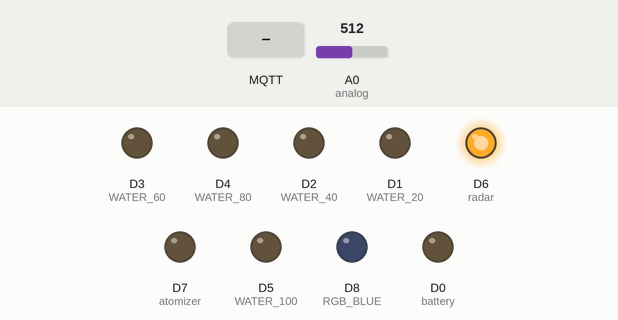
Bench run of a sketch on a simulated ESP8266 (NodeMCU). On the bench: output pins drawn as LEDs (lit = HIGH). The inputs (shaded band) are chosen by the test bench; at power-on: A0 (analog) = 512. WiFi joins after 1.5 s; servers stay silent unless stated; no MQTT or app messages arrive unless stated; what the sketch prints to the serial monitor is not drawn.

Above: at 12.7 s.
12.8 s: A0 (analog) set to 214
At 15.6 s:
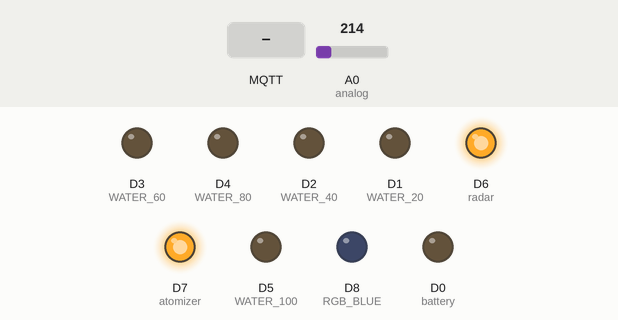
15.8 s: A0 (analog) set to 182
At 18.6 s:
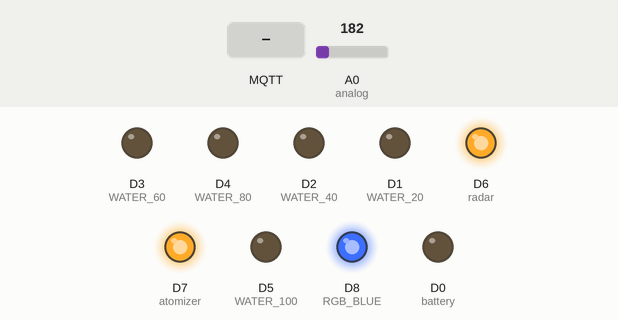
18.8 s: MQTT message "ping" arrives on the first subscribed topic
At 20.4 s:
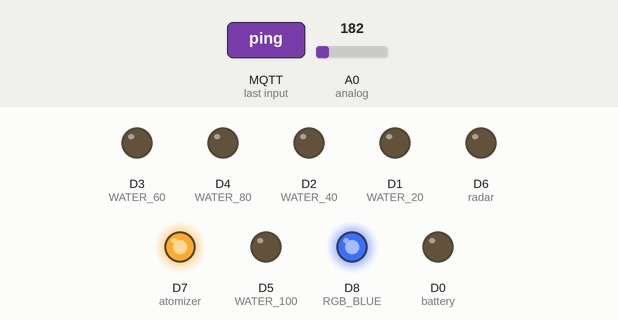
Timing chart, 0 to 28.8 s (numbered marks = the images above; inputs shaded):
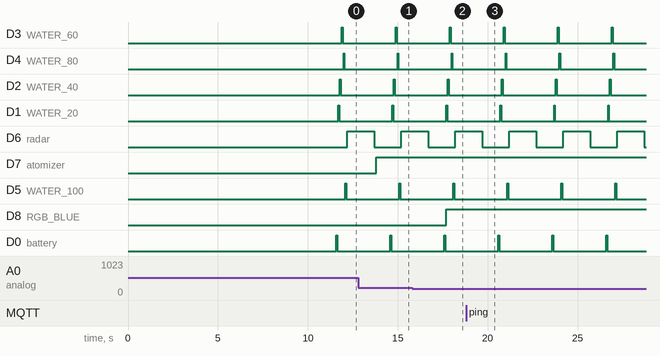

Measured:
- the behaviour switches between 196 and 195 on A0 (analog) (found by bisection; images 1 and 2)
- after the input at 15.8 s, D8 (RGB_BLUE): LOW → HIGH after 1.9 s
- after the input at 18.8 s, D7 (atomizer): stays HIGH (without the input it goes to LOW after 1.0 s)
- by itself, D3 (WATER_60), D4 (WATER_80), D2 (WATER_40), D1 (WATER_20), D5 (WATER_100), D0 (battery): alternates HIGH for 0.05 s and LOW for 3.0 s
- by itself, D6 (radar): alternates HIGH for 1.5 s and LOW for 1.5 s

The sketch:

mqttesp.ino
```cpp
//import mqtt library
#include <PubSubClient.h>
#include <ESP8266WiFi.h>

#define battery      D0
#define WATER_20     D1
#define WATER_40     D2
#define WATER_60     D3
#define WATER_80     D4
#define WATER_100    D5
#define radar        D6
#define atomizer     D7
#define analog       A0

#define RGB_BLUE     D8
#define RGB_RED      12
#define RGB_GREEN    11

//water level pin array
const int WATER_PINS[5] = {WATER_20, WATER_40, WATER_60, WATER_80, WATER_100};
bool RGB_STATE[2] = {false, false};

const char* ssid = "HOME-WIFI";
const char* password = "87654321";
const char* mqtt_server = "broker.hivemq.com";
const char* device_id = "NF5";
const char* MQTT_DEVICE_ID = "NF5";
const char* MQTT_DEVICE_INTERVAL = "NF5-INTERVAL";
const char* MQTT_INTERVAL_TRIGGER = "NFFD-INTERVAL-TRIGGER";
const char* MQTT_DEVICE_NAME = "NF5-ESP8266";
const char* MQTT_TOPICS[5] = {"NFFD-WATER", "NFFD-BATTERY", "NFFD-RADAR", "", ""};

WiFiClient espClient;
PubSubClient client(espClient);

int analogInPin  = A0;    // Analog input pin
int sensorValue;          // Analog Output of Sensor
float calibration = 0;
int bat_percentage;
int interval = 99;
unsigned long start_time = 0;
unsigned long atomizer_toggle = 0;
unsigned long report_time = 0;
bool atomizer_on = false;

void setup_wifi() {
  delay(10);
  // We start by connecting to a WiFi network
  Serial.println();
  Serial.print("Connecting to ");
  Serial.println(ssid);
  WiFi.begin(ssid, password);
  while (WiFi.status() != WL_CONNECTED) {
    delay(500);
    Serial.print(".");
  }
  Serial.println("");
  Serial.print("WiFi connected - ESP IP address: ");
  Serial.println(WiFi.localIP());
}

void setup(){
  Serial.begin(115200);
  setup_wifi();
  Serial.println("Connecting to MQTT broker");
  client.setServer(mqtt_server, 1883);
  client.setCallback(callback);

  Serial.println("Setting up pins");
  pinMode(battery, OUTPUT);
  pinMode(WATER_20, OUTPUT);
  pinMode(WATER_40, OUTPUT);
  pinMode(WATER_60, OUTPUT);
  pinMode(WATER_80, OUTPUT);
  pinMode(WATER_100, OUTPUT);
  pinMode(radar, OUTPUT);
  pinMode(atomizer, OUTPUT);

  //init leds
  pinMode(RGB_BLUE, OUTPUT);
  pinMode(RGB_RED, OUTPUT);

  start_time = millis();

  Serial.println("MQTT init");
  Serial.print("Interval set to ");
  Serial.println(MQTT_DEVICE_INTERVAL);
  client.connect(MQTT_DEVICE_NAME);
  client.subscribe(MQTT_DEVICE_INTERVAL);
  client.loop();

  client.publish(MQTT_INTERVAL_TRIGGER, MQTT_DEVICE_ID);
  Serial.println("Awaiting interval...");
  start_time = millis();
  while(interval == 99){
    client.publish(MQTT_INTERVAL_TRIGGER, MQTT_DEVICE_ID);
    Serial.print(".");
    delay(500);
    client.loop();
    //set to default value if no interval is set
    if(millis() - start_time > 10000){
      interval = 10;
    }
  }
}

void loop() {
  if (!client.connected()) {
    reconnect();

  }

  client.loop();

  //every 3 second report the readings
  if(report_time + 3000 < millis()){
    report_time = millis();
    int battery_level = read_battery();
    int WATER_level = read_water();
    int radar_value = read_radar();

    client.connect("ESP8266-B");

    //publish data to MQTT
    //{"NFFD-WATER", "NFFD-BATTERY", "NFFD-RADAR", "", ""};
    send_data(0, WATER_level);
    send_data(1, battery_level);
    send_data(2, radar_value);

    Serial.print("BAT  : ");
    Serial.println(battery_level);
    Serial.print("WAT  : ");
    Serial.println(WATER_level);
    Serial.print("RAD  : ");
    Serial.println(radar_value);
    Serial.print("INT  : ");
    Serial.println(interval);
  }

  if(interval == 0){
    if(!atomizer_on){
      turn_on_atomizer();
    }
    atomizer_toggle = millis();
  }
  else if(interval == -1){
    if(atomizer_on){
      turn_off_atomizer();
    }
  }
  else{
    if(millis() > start_time + (interval * 1000)){
      start_time = millis() + 2000;
      Serial.println(start_time);
      atomizer_toggle = millis();
      turn_on_atomizer();
    }
  }

  if(millis() > atomizer_toggle + 5000 && atomizer_on){
    turn_off_atomizer();
  }
}

void send_data(int mqtt_topic_no, int data){
  Serial.println("Sending " + String(MQTT_TOPICS[mqtt_topic_no]) + " with value " + String(data));
  static char convert_char[10];
  char* comma = ",";
  //add MQTT_DEVICE_ID to data
  dtostrf(data, 6, 2, convert_char);
  String data_string = MQTT_DEVICE_ID + String(comma) + String(convert_char);
  client.publish(MQTT_TOPICS[mqtt_topic_no], data_string.c_str());
}


void turn_on_atomizer(){
  atomizer_on = true;
  Serial.println("Activating atomizer");
  digitalWrite(atomizer, HIGH);
}

void turn_off_atomizer(){
  atomizer_on = false;
  Serial.println("Deactivating atomizer");
  digitalWrite(atomizer, LOW);
}

void switch_rgb(int color){
  //1 RED, 2 BLUE, 4 OFF

  digitalWrite(RGB_BLUE, LOW);
  digitalWrite(RGB_RED, LOW);

  if(color == 2){
    digitalWrite(RGB_BLUE, HIGH);
    digitalWrite(RGB_RED, LOW);
  }
  else if(color == 1){
    digitalWrite(RGB_BLUE, LOW);
    digitalWrite(RGB_RED, HIGH);
  }
  else if(color == 4){
    digitalWrite(RGB_BLUE, LOW);
    digitalWrite(RGB_RED, LOW);
  }

}
```

mqtt.ino
```cpp
void callback(char* topic, byte* payload, unsigned int length) {
  String converted = "";
  String topic_converted = topic;
  Serial.print("Message arrived [");
  Serial.print(topic);
  Serial.print("] ");
  for (int i=0;i<length;i++) {
    Serial.print((char)payload[i]);
    converted += (char)payload[i];
  }
  if(topic_converted == "ping"){
    client.publish("ack-ping", device_id);
    Serial.println("Pinged");
    return;
  }
  if(topic_converted == MQTT_DEVICE_INTERVAL){
    interval = converted.toInt();
    Serial.print("Interval set to ");
    Serial.println(interval);
    return;
  }
  Serial.println();
}

// This functions reconnects your ESP8266 to your MQTT broker
// Change the function below if you want to subscribe to more topics with your ESP8266
void reconnect() {
  // Loop until we're reconnected
  while (!client.connected()) {
    Serial.print("Attempting MQTT connection...");
    if (client.connect(MQTT_DEVICE_NAME)) {
      Serial.println("connected");
      // Subscribe or resubscribe to a topic
      // You can subscribe to more topics (to control more LEDs in this example)
      client.subscribe(MQTT_DEVICE_INTERVAL);
    } else {
      Serial.print("failed, rc=");
      Serial.print(client.state());
      Serial.println(" try again in 5 seconds");
      // Wait 5 seconds before retrying
      delay(5000);
    }
  }
}
```

sensors.ino
```cpp
int read_analog(){
  return analogRead(analog);
}

float mapfloat(float x, float in_min, float in_max, float out_min, float out_max){
  return (x - in_min) * (out_max - out_min) / (in_max - in_min) + out_min;
}

int read_radar(){
  digitalWrite(radar, HIGH);
  delay(1500);
  int value = analogRead(analog);
  digitalWrite(radar, LOW);
  delay(50);

  return value;
}

int read_battery(){
  int level = 0;
  digitalWrite(battery, HIGH);
  delay(50);
  level = analogRead(analog);
  digitalWrite(battery, LOW);
  delay(50);

  float voltage = (((level * 3.3) / 1024) * 2 + 0); //multiply by two as voltage divider network is 100K & 100K Resistor

  int bat_percentage = mapfloat(voltage, 2.8, 4.2, 0, 100); //2.8V as Battery Cut off Voltage & 4.2V as Maximum Voltage
  bat_percentage = ((voltage)/(4.2))*100;

  if(bat_percentage < 30){
    switch_rgb(2);
  }

  return bat_percentage*2;
}

int read_water(){
  int water_treshold = 200;
  int level = 0;

  for(int i = 0; i < 5; i++){
    digitalWrite(WATER_PINS[i], HIGH);
    delay(50);
    if(read_analog() > water_treshold){
      level = (i+1) * 20;
    }
    digitalWrite(WATER_PINS[i], LOW);
    delay(50);
  }

  if(level == 20){
    switch_rgb(1);
  }

  return level;
}
```
